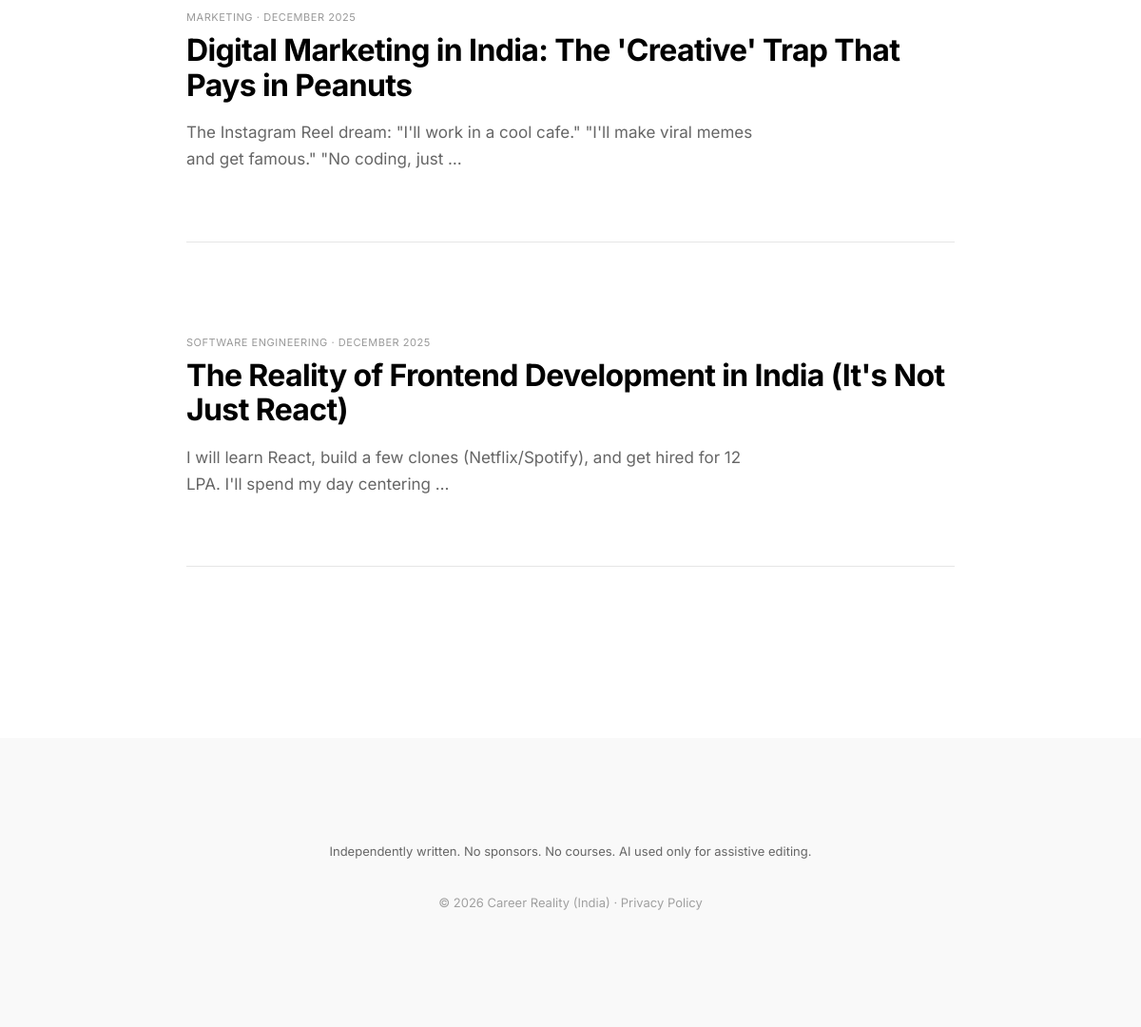
Before: / (lower part) with the older database file.
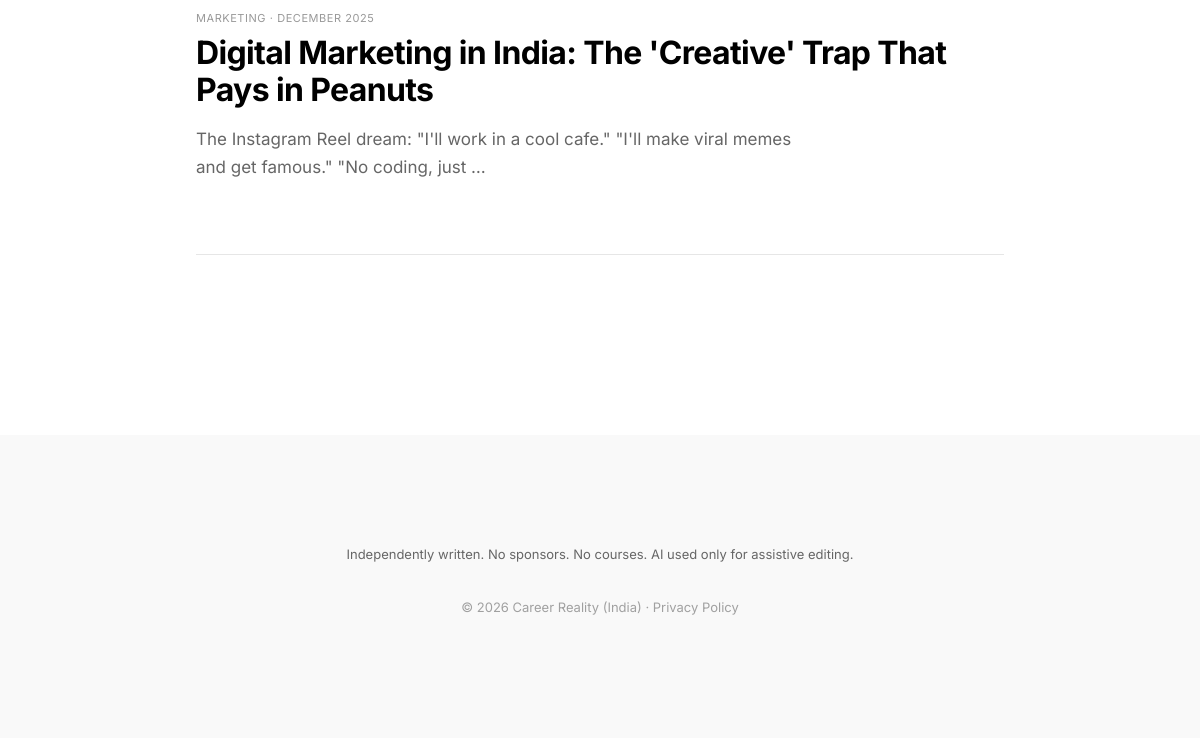
After: the same page with the newer database file.
### content/models.py (models this page shows, shortened)
class Article(models.Model):
    STATUS_CHOICES = [
        ('draft', 'Draft'),
        ('published', 'Published'),
    ]
    title = models.CharField(max_length=200)
    slug = models.SlugField(unique=True, max_length=200)
    author = models.ForeignKey(Author, on_delete=models.PROTECT)
    category = models.ForeignKey(Category, on_delete=models.PROTECT)
    status = models.CharField(max_length=20, choices=STATUS_CHOICES, default='draft')
    target_persona = models.TextField(help_text="Who is this specific article for?")
    who_should_avoid = models.TextField(help_text="Trust Signal: Who should NOT pursue this?")
    common_expectation = models.TextField(help_text="The Myth / What people think")
    actual_reality = models.TextField(help_text="The Truth / What it's actually like")
    salary_reality = models.TextField(help_text="Real data tables/ranges. No hype.")
    stuck_point = models.TextField(help_text="Where most people fail or plateau")
    verdict = models.TextField(help_text="Final honest conclusion")
    meta_title = models.CharField(max_length=60, help_text="SEO Title (max 60 chars)")
    meta_description = models.CharField(max_length=160, help_text="SEO Description (max 160 chars)")
    published_at = models.DateTimeField(blank=True, null=True)
    updated_at = models.DateTimeField(auto_now=True)
    last_reality_check = models.DateField(blank=True, null=True, help_text="Date of last factual review")

class Category(models.Model):
    name = models.CharField(max_length=100)
    slug = models.SlugField(unique=True)
    description = models.TextField(blank=True)
    order = models.PositiveIntegerField(default=0, help_text="Display order (0 = first)")
    class Meta:
        verbose_name_plural = "Categories"
        ordering = ['order', 'name']

### core/views.py (the view)
# urls.py: 2. Add a URL to urlpatterns:  path('', views.home, name='home')
def home(request):
    articles = Article.objects.filter(status='published').select_related('author', 'category').order_by('-published_at')
    categories = Category.objects.all()
    return render(request, 'core/home.html', {
        'articles': articles,
        'categories': categories,
    })

### templates/core/home.html (shortened to what this page needs)
{% extends "base.html" %}
{% block content %}
<section class="container-medium">
    <div class="article-list">
        {% for article in articles %}
        <div class="article-list-item">
            <div class="article-list-meta">
                {{ article.category.name }} · {{ article.last_reality_check|date:"F Y" }}
            </div>
            <h3 class="article-list-title">
                <a href="{% url 'article_detail' article.slug %}">
                    {{ article.title }}
                </a>
            </h3>
            <p class="article-list-summary">
                {{ article.common_expectation|striptags|truncatewords:20 }}
            </p>
        </div>
        {% endfor %}
    </div>
</section>
{% endblock %}

Changed rows visible on the page:
removed Article: category.name "SOFTWARE ENGINEERING", last_reality_check "DECEMBER 2025", title "The Reality of Frontend Development in India (It's Not Just React)", common_expectation "I will learn React, build a few clones (Netflix/Spotify), and get hired for 12 LPA. I'll spend my day centering …"
